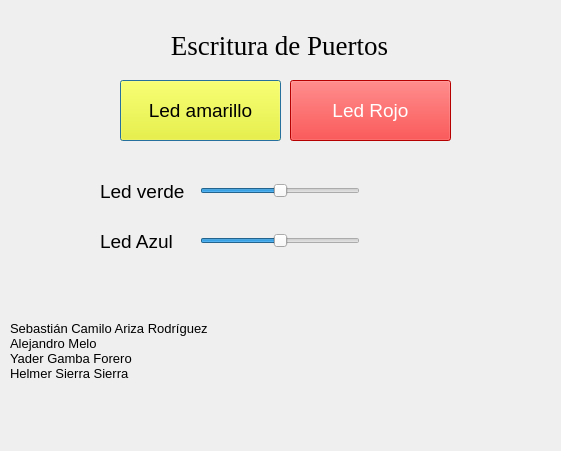
<?xml version="1.0" encoding="UTF-8"?>
<ui version="4.0">
 <class>Dialog</class>
 <widget class="QDialog" name="Dialog">
  <property name="geometry">
   <rect>
    <x>0</x>
    <y>0</y>
    <width>561</width>
    <height>451</height>
   </rect>
  </property>
  <property name="windowTitle">
   <string>Calculadora</string>
  </property>
  <property name="layoutDirection">
   <enum>Qt::LeftToRight</enum>
  </property>
  <property name="sizeGripEnabled">
   <bool>false</bool>
  </property>
  <property name="modal">
   <bool>false</bool>
  </property>
  <widget class="QLabel" name="title_window">
   <property name="geometry">
    <rect>
     <x>34</x>
     <y>30</y>
     <width>491</width>
     <height>31</height>
    </rect>
   </property>
   <property name="font">
    <font>
     <family>Georgia</family>
     <pointsize>20</pointsize>
    </font>
   </property>
   <property name="layoutDirection">
    <enum>Qt::LeftToRight</enum>
   </property>
   <property name="autoFillBackground">
    <bool>false</bool>
   </property>
   <property name="text">
    <string>Escritura de Puertos</string>
   </property>
   <property name="alignment">
    <set>Qt::AlignCenter</set>
   </property>
  </widget>
  <widget class="QLabel" name="label">
   <property name="geometry">
    <rect>
     <x>10</x>
     <y>300</y>
     <width>211</width>
     <height>101</height>
    </rect>
   </property>
   <property name="font">
    <font>
     <family>Arial</family>
     <pointsize>10</pointsize>
    </font>
   </property>
   <property name="text">
    <string>Sebastián Camilo Ariza Rodríguez
Alejandro Melo
Yader Gamba Forero
Helmer Sierra Sierra</string>
   </property>
  </widget>
  <widget class="QLabel" name="label_2">
   <property name="geometry">
    <rect>
     <x>230</x>
     <y>310</y>
     <width>310</width>
     <height>121</height>
    </rect>
   </property>
   <property name="text">
    <string/>
   </property>
   <property name="pixmap">
    <pixmap resource="logo.qrc">:/images/logo.png</pixmap>
   </property>
  </widget>
  <widget class="QPushButton" name="led_amarillo">
   <property name="geometry">
    <rect>
     <x>120</x>
     <y>80</y>
     <width>161</width>
     <height>61</height>
    </rect>
   </property>
   <property name="font">
    <font>
     <family>Arial</family>
     <pointsize>14</pointsize>
    </font>
   </property>
   <property name="styleSheet">
    <string notr="true">background-color: yellow; color: black</string>
   </property>
   <property name="text">
    <string>Led amarillo</string>
   </property>
  </widget>
  <widget class="QPushButton" name="led_rojo">
   <property name="geometry">
    <rect>
     <x>290</x>
     <y>80</y>
     <width>161</width>
     <height>61</height>
    </rect>
   </property>
   <property name="font">
    <font>
     <family>Arial</family>
     <pointsize>14</pointsize>
    </font>
   </property>
   <property name="styleSheet">
    <string notr="true">background-color: red; color: white</string>
   </property>
   <property name="text">
    <string>Led Rojo</string>
   </property>
  </widget>
  <widget class="QSlider" name="led_verde">
   <property name="geometry">
    <rect>
     <x>200</x>
     <y>180</y>
     <width>160</width>
     <height>22</height>
    </rect>
   </property>
   <property name="maximum">
    <number>100</number>
   </property>
   <property name="singleStep">
    <number>10</number>
   </property>
   <property name="pageStep">
    <number>20</number>
   </property>
   <property name="sliderPosition">
    <number>50</number>
   </property>
   <property name="orientation">
    <enum>Qt::Horizontal</enum>
   </property>
  </widget>
  <widget class="QSlider" name="led_azul">
   <property name="geometry">
    <rect>
     <x>200</x>
     <y>230</y>
     <width>160</width>
     <height>22</height>
    </rect>
   </property>
   <property name="maximum">
    <number>100</number>
   </property>
   <property name="singleStep">
    <number>10</number>
   </property>
   <property name="pageStep">
    <number>20</number>
   </property>
   <property name="sliderPosition">
    <number>50</number>
   </property>
   <property name="orientation">
    <enum>Qt::Horizontal</enum>
   </property>
  </widget>
  <widget class="QLabel" name="label_3">
   <property name="geometry">
    <rect>
     <x>100</x>
     <y>180</y>
     <width>86</width>
     <height>22</height>
    </rect>
   </property>
   <property name="font">
    <font>
     <family>Arial</family>
     <pointsize>14</pointsize>
    </font>
   </property>
   <property name="text">
    <string>Led verde</string>
   </property>
  </widget>
  <widget class="QLabel" name="label_4">
   <property name="geometry">
    <rect>
     <x>100</x>
     <y>230</y>
     <width>86</width>
     <height>22</height>
    </rect>
   </property>
   <property name="font">
    <font>
     <family>Arial</family>
     <pointsize>14</pointsize>
    </font>
   </property>
   <property name="text">
    <string>Led Azul</string>
   </property>
  </widget>
 </widget>
 <resources>
  <include location="logo.qrc"/>
 </resources>
 <connections/>
</ui>
